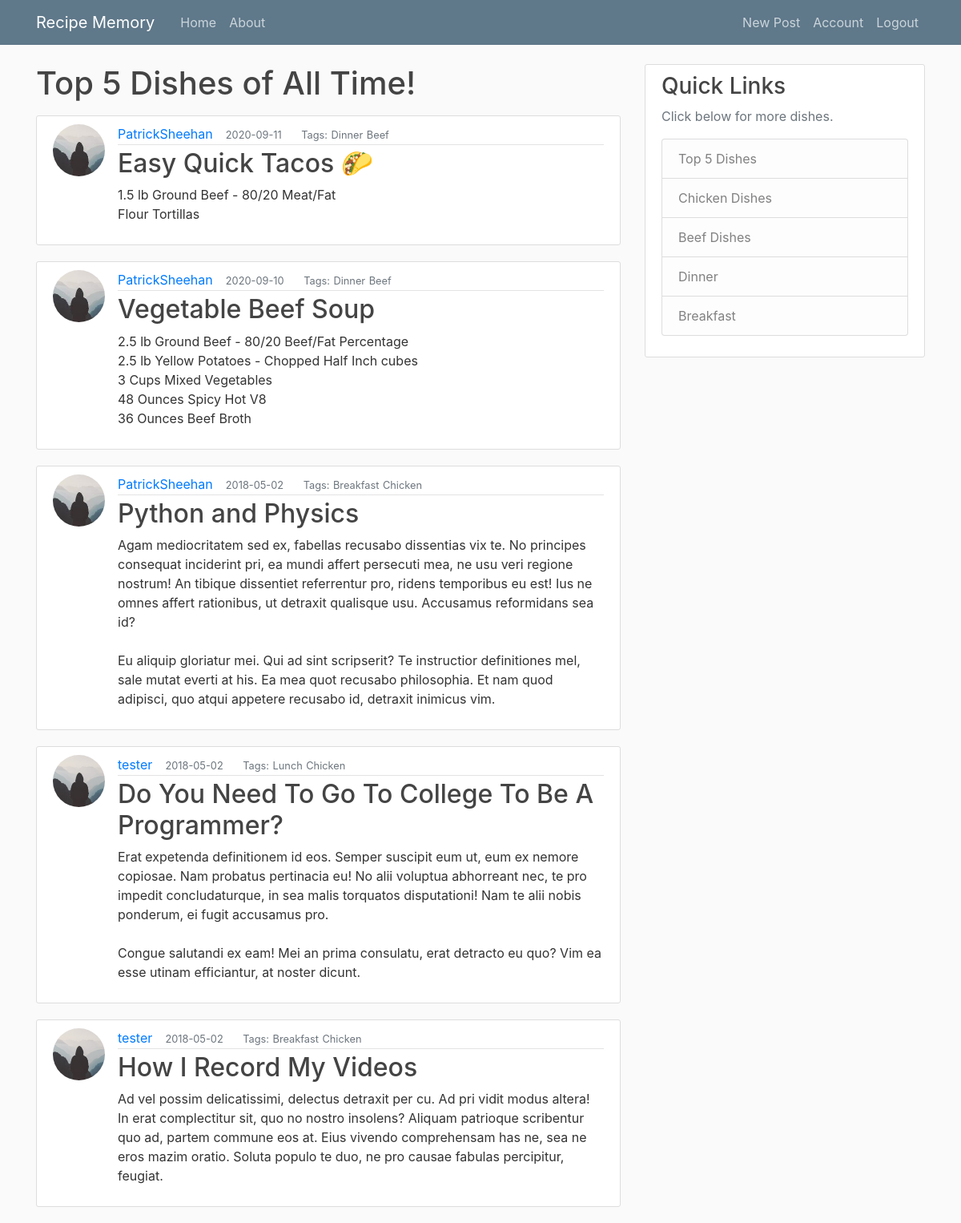
Screenshot of /top5 (signed in) with the database file from the repository.
### flaskblog/models.py (models this page shows, shortened)
class User(db.Model, UserMixin):
    id = db.Column(db.Integer, primary_key=True)
    username = db.Column(db.String(20), unique=True, nullable=False)
    email = db.Column(db.String(120), unique=True, nullable=False)
    image_file = db.Column(db.String(20), nullable=False, default='default.jpg')
    password = db.Column(db.String(60), nullable=False)
    posts = db.relationship('Post', backref='author', lazy=True)

class Post(db.Model):
    id = db.Column(db.Integer, primary_key=True)
    title = db.Column(db.String(120), nullable=False)
    date_posted = db.Column(db.DateTime, nullable=False, default=datetime.utcnow)
    mealType = db.Column(db.String(20), default="Dinner", nullable=True)
    mainIngredient = db.Column(db.String(35), default="Chicken", nullable=True)
    content = db.Column(db.Text, nullable=False)
    user_id = db.Column(db.Integer, db.ForeignKey('user.id'), nullable=False)

### flaskblog/dishes/routes.py (the view)
@dishes.route('/top5')
def top5():
    topDishes=[30, 29, 18, 26, 17]
    post1 = Post.query.get_or_404(topDishes[0])
    post2 = Post.query.get_or_404(topDishes[1])
    post3 = Post.query.get_or_404(topDishes[2])
    post4 = Post.query.get_or_404(topDishes[3])
    post5 = Post.query.get_or_404(topDishes[4])
    return render_template('top5.html', post1=post1, post2=post2, post3=post3, post4=post4, post5=post5)

### flaskblog/models.py (called while the page is built)
@login_manager.user_loader
def load_user(user_id):
    return User.query.get(int(user_id))

### flaskblog/templates/top5.html
{% extends "layouts.html" %}
{% block content %}
<h1 class="mb-3">Top 5 Dishes of All Time!</h1>
<article class="media content-section">
  <img class="rounded-circle article-img" src="{{ url_for('static', filename='profile_pics/' + post1.author.image_file) }}">
  <div class="media-body">
    <div class="article-metadata">
      <a class="mr-2" href="{{ url_for('users.user_posts', username=post1.author.username) }}">{{ post1.author.username }}</a>
      <small class="text-muted"> &nbsp;{{ post1.date_posted.strftime('%Y-%m-%d') }}</small>
      <small class="text-muted"> &emsp;&nbsp; Tags:</small>
      <b><small class="text-muted">{{ post1.mealType }}</small></b>
      <b><small class="text-muted">{{ post1.mainIngredient }}</small></b>
    </div>
    <h2 class="article-title">{{ post1.title }}</h2>
    <p class="article-content">{{ post1.content }}</p>
  </div>
</article>
<article class="media content-section">
  <img class="rounded-circle article-img" src="{{ url_for('static', filename='profile_pics/' + post2.author.image_file) }}">
  <div class="media-body">
    <div class="article-metadata">
      <a class="mr-2" href="{{ url_for('users.user_posts', username=post2.author.username) }}">{{ post2.author.username }}</a>
      <small class="text-muted"> &nbsp;{{ post2.date_posted.strftime('%Y-%m-%d') }}</small>
      <small class="text-muted"> &emsp;&nbsp; Tags:</small>
      <b><small class="text-muted">{{ post2.mealType }}</small></b>
      <b><small class="text-muted">{{ post2.mainIngredient }}</small></b>
    </div>
    <h2 class="article-title">{{ post2.title }}</h2>
    <p class="article-content">{{ post2.content }}</p>
  </div>
</article>
<article class="media content-section">
  <img class="rounded-circle article-img" src="{{ url_for('static', filename='profile_pics/' + post3.author.image_file) }}">
  <div class="media-body">
    <div class="article-metadata">
      <a class="mr-2" href="{{ url_for('users.user_posts', username=post3.author.username) }}">{{ post3.author.username }}</a>
      <small class="text-muted"> &nbsp;{{ post3.date_posted.strftime('%Y-%m-%d') }}</small>
      <small class="text-muted"> &emsp;&nbsp; Tags:</small>
      <b><small class="text-muted">{{ post3.mealType }}</small></b>
      <b><small class="text-muted">{{ post3.mainIngredient }}</small></b>
    </div>
    <h2 class="article-title">{{ post3.title }}</h2>
    <p class="article-content">{{ post3.content }}</p>
  </div>
</article>
<article class="media content-section">
  <img class="rounded-circle article-img" src="{{ url_for('static', filename='profile_pics/' + post4.author.image_file) }}">
  <div class="media-body">
    <div class="article-metadata">
      <a class="mr-2" href="{{ url_for('users.user_posts', username=post4.author.username) }}">{{ post4.author.username }}</a>
      <small class="text-muted"> &nbsp;{{ post4.date_posted.strftime('%Y-%m-%d') }}</small>
      <small class="text-muted"> &emsp;&nbsp; Tags:</small>
      <b><small class="text-muted">{{ post4.mealType }}</small></b>
      <b><small class="text-muted">{{ post4.mainIngredient }}</small></b>
    </div>
    <h2 class="article-title">{{ post4.title }}</h2>
    <p class="article-content">{{ post4.content }}</p>
  </div>
</article>
<article class="media content-section">
  <img class="rounded-circle article-img" src="{{ url_for('static', filename='profile_pics/' + post5.author.image_file) }}">
  <div class="media-body">
    <div class="article-metadata">
      <a class="mr-2" href="{{ url_for('users.user_posts', username=post5.author.username) }}">{{ post5.author.username }}</a>
      <small class="text-muted"> &nbsp;{{ post5.date_posted.strftime('%Y-%m-%d') }}</small>
      <small class="text-muted"> &emsp;&nbsp; Tags:</small>
      <b><small class="text-muted">{{ post5.mealType }}</small></b>
      <b><small class="text-muted">{{ post5.mainIngredient }}</small></b>
    </div>
    <h2 class="article-title">{{ post5.title }}</h2>
    <p class="article-content">{{ post5.content }}</p>
  </div>
</article>
{% endblock content %}

### flaskblog/static/main.css (style rules this page uses)
body { background: #fafafa; color: #333333; margin-top: 5rem; }
h1, h2, h3, h4, h5, h6 { color: #444444; }
.content-section { background: #ffffff; padding: 10px 20px; border: 1px solid #dddddd; border-radius: 3px; margin-bottom: 20px; }
.article-title { color: #444444; }
.article-content { white-space: pre-line; }
.article-img { height: 65px; width: 65px; margin-right: 16px; }
.article-metadata { padding-bottom: 1px; margin-bottom: 4px; border-bottom: 1px solid #e3e3e3 }

### rows the page displays
User: image_file (picture), author.username "PatrickSheehan"
Post: date_posted "2020-09-11", mealType "Dinner", mainIngredient "Beef", title "Easy Quick Tacos 🌮", content "1.5 lb Ground Beef - 80/20 Meat/Fat Flour Tortillas"
Post: date_posted "2020-09-10", mealType "Dinner", mainIngredient "Beef", title "Vegetable Beef Soup", content "2.5 lb Ground Beef - 80/20 Beef/Fat Percentage 2.5 lb Yellow Potatoes - Chopped Half Inch cubes 3 Cups Mixed Vegetables 48 Ounces Spicy Hot V8 36 Ounces Beef Broth"
Post: date_posted "2018-05-02", mealType "Breakfast", mainIngredient "Chicken", title "Python and Physics", content "Agam mediocritatem sed ex, fabellas recusabo dissentias vix te. No principes consequat inciderint pri, ea mundi affert persecuti mea, ne usu veri regione nostrum! An tibique dissentiet referrentur pro, ridens temporibus eu est! Ius ne omnes affert rationibus, ut detraxit qualisque usu. Accusamus reformidans sea id? Eu aliquip gloriatur mei. Qui ad sint scripserit? Te instructior definitiones mel, sale mutat everti at his. Ea mea quot recusabo philosophia. Et nam quod adipisci, quo atqui appetere recusabo id, detraxit inimicus vim."
User: image_file (placeholder picture), author.username "tester"
Post: date_posted "2018-05-02", mealType "Lunch", mainIngredient "Chicken", title "Do You Need To Go To College To Be A Programmer?", content "Erat expetenda definitionem id eos. Semper suscipit eum ut, eum ex nemore copiosae. Nam probatus pertinacia eu! No alii voluptua abhorreant nec, te pro impedit concludaturque, in sea malis torquatos disputationi! Nam te alii nobis ponderum, ei fugit accusamus pro. Congue salutandi ex eam! Mei an prima consulatu, erat detracto eu quo? Vim ea esse utinam efficiantur, at noster dicunt."
Post: date_posted "2018-05-02", mealType "Breakfast", mainIngredient "Chicken", title "How I Record My Videos", content "Ad vel possim delicatissimi, delectus detraxit per cu. Ad pri vidit modus altera! In erat complectitur sit, quo no nostro insolens? Aliquam patrioque scribentur quo ad, partem commune eos at. Eius vivendo comprehensam has ne, sea ne eros mazim oratio. Soluta populo te duo, ne pro causae fabulas percipitur, feugiat."
